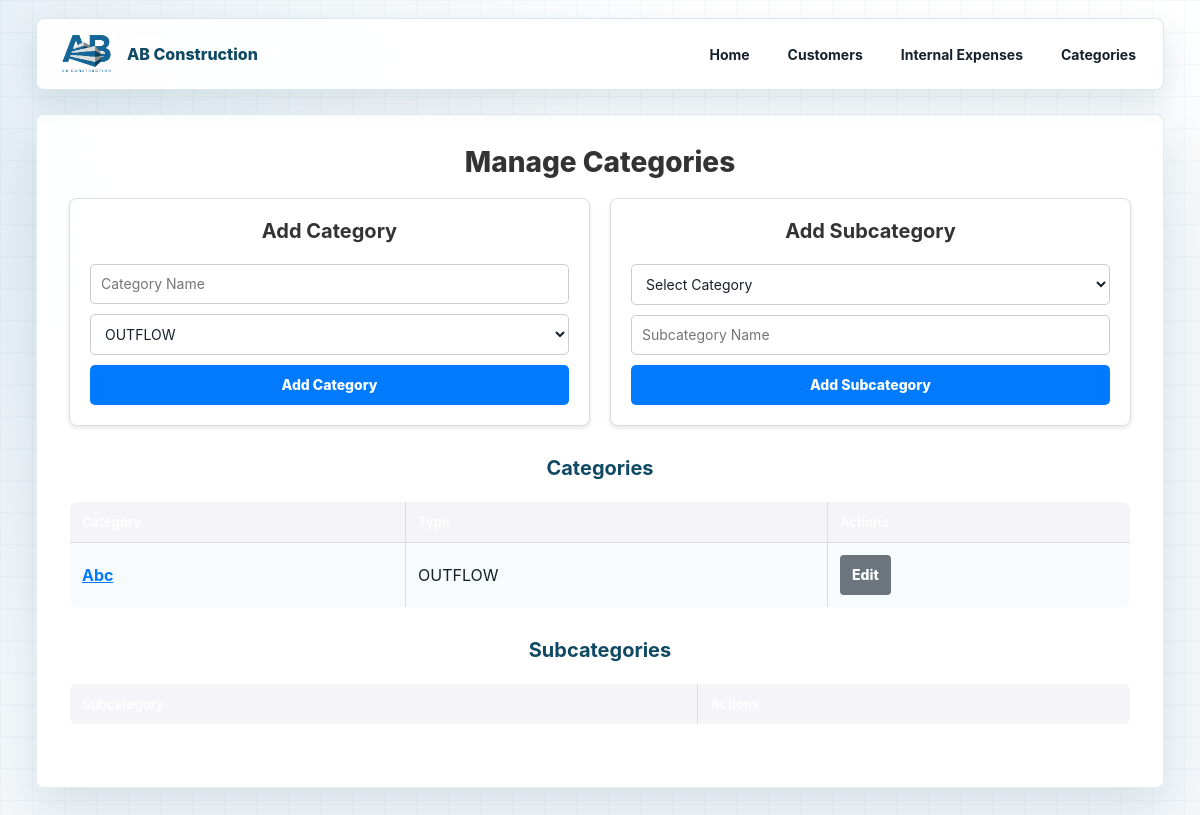
/categories, run on an earlier commit of the app's database.
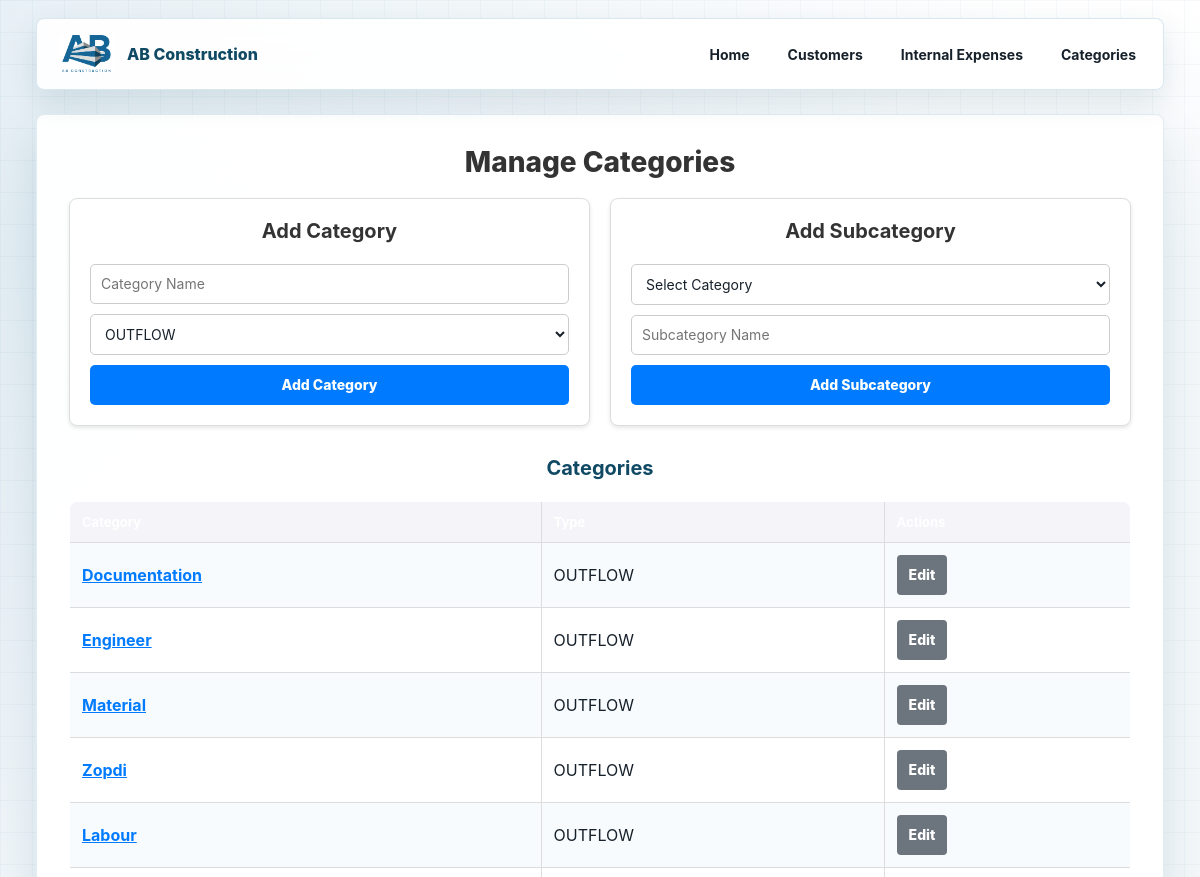
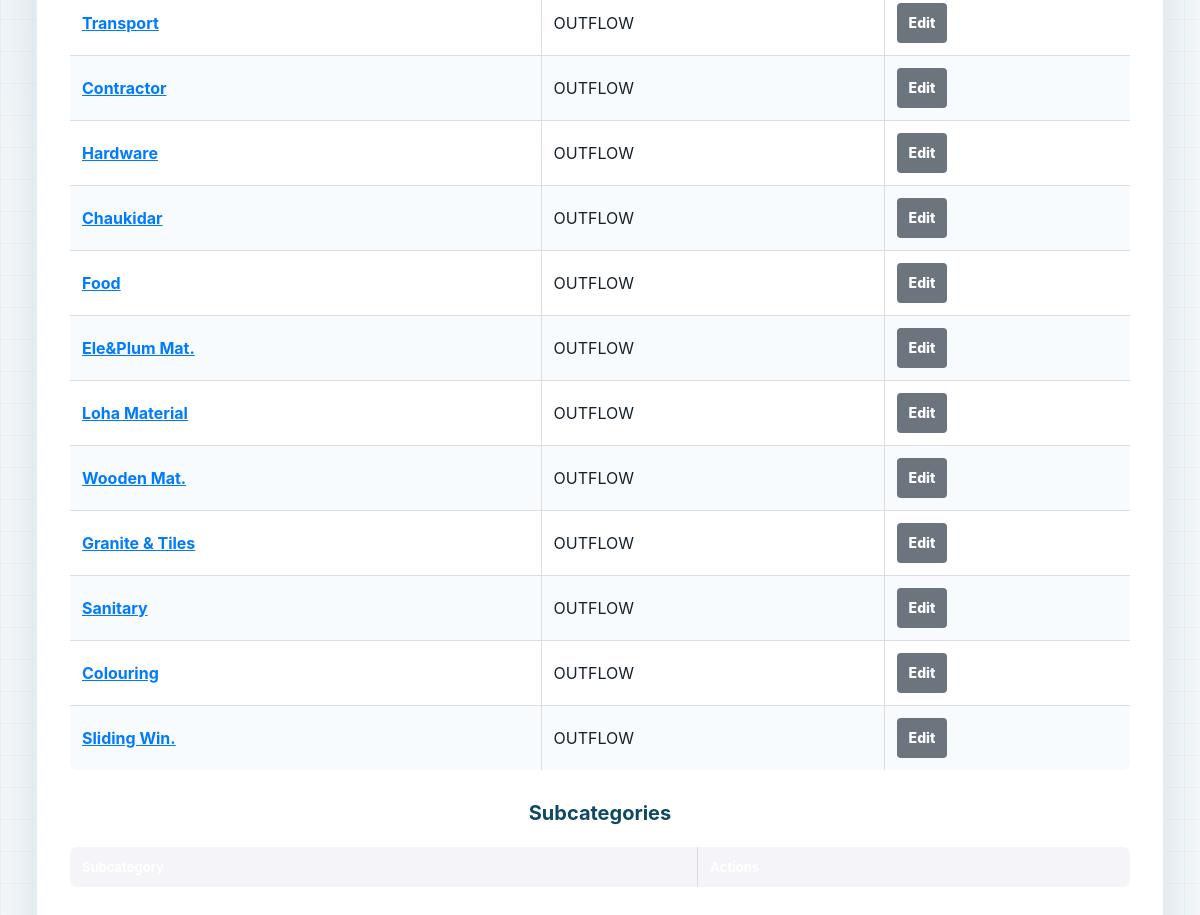
And on a later commit of the database (2 pictures, top to bottom).
### models.py (models this page shows)
class Category(db.Model):
  id = db.Column(db.Integer, primary_key=True)
  name = db.Column(db.String(50), nullable=False, unique=True)
  type = db.Column(db.String(10), nullable=False)  # inflow or outflow

### abconstruction.py (the view, shortened to what this page needs)
@app.route('/categories', methods=['GET', 'POST'])
def manage_categories():
  categories = Category.query.all()
  subcategories = Subcategory.query.all()
  return render_template('categories.html', categories=categories, subcategories=subcategories)

### templates/categories.html (shortened to what this page needs)
<!DOCTYPE html>
<html lang="en">
<head>
  <link rel="stylesheet" href="{{ url_for('static', filename='styles.css') }}">
</head>
<body>
  <div class="navigation">
    <a href="{{ url_for('dashboard') }}" class="brand-link" aria-label="AB Construction dashboard">
      <img src="{{ url_for('static', filename='images/ab-construction-logo.png') }}" alt="AB Construction">
      <span>AB Construction</span>
    </a>
    <nav class="nav-links" aria-label="Primary navigation">
      <a href="{{ url_for('dashboard') }}">Home</a>
      <a href="{{ url_for('manage_customers') }}">Customers</a>
      <a href="{{ url_for('manage_expenses') }}">Internal Expenses</a>
      <a href="{{ url_for('manage_categories') }}">Categories</a>
    </nav>
  </div>
  <div class="container">
    <header>
      <h1 class="page-title">Manage Categories</h1>
    </header>
    <section class="form-container-row">
      <div class="form-box">
        <h2>Add Category</h2>
        <form action="/categories" method="POST">
          <input type="text" name="name" placeholder="Category Name" required>
          <select name="type" required>
            <option value="OUTFLOW">OUTFLOW</option>
          </select>
          <button type="submit" class="btn btn-primary">Add Category</button>
        </form>
      </div>
      <div class="form-box">
        <h2>Add Subcategory</h2>
        <form action="/categories" method="POST">
          <select name="category_id" required>
            <option value="">Select Category</option>
          </select>
          <input type="text" name="subcategory_name" placeholder="Subcategory Name" required>
          <button type="submit" class="btn btn-primary">Add Subcategory</button>
        </form>
      </div>
    </section>
    <section class="table-section">
      <h2>Categories</h2>
      <table class="styled-table">
        <thead>
          <tr>
            <th>Category</th>
            <th>Type</th>
            <th>Actions</th>
          </tr>
        </thead>
        <tbody>
          {% for category in categories %}
            <tr onclick="showSubcategories({{ category.id }})">
              {% if category.name|lower != 'moneyflow' %}
                <td class="clickable">{{ category.name }}</td>
                <td>{{ category.type }}</td>
                <td>
                    <button class="btn btn-secondary" onclick="editCategory({{ category.id }}, '{{ category.name }}')">Edit</button>
                </td>
              {% endif %}
            </tr>
          {% endfor %}
        </tbody>
      </table>
    </section>
    <section class="table-section">
      <h2>Subcategories</h2>
      <table class="styled-table" id="subcategory-table">
        <thead>
          <tr>
            <th>Subcategory</th>
            <th>Actions</th>
          </tr>
        </thead>
      </table>
    </section>
  </div>
</body>
</html>

### templates/categories.html (style rules this page uses)
h2 { text-align: center; }
.page-title { text-align: center; font-size: 28px; margin-bottom: 20px; color: #333; }
.form-container-row { display: flex; gap: 20px; margin-bottom: 30px; }
.form-box { flex: 1; padding: 20px; background-color: #fff; border: 1px solid #ddd; border-radius: 8px; box-shadow: 0 2px 4px rgba(0, 0, 0, 0.1); }
.form-box h2 { margin-bottom: 20px; font-size: 20px; color: #333; }
.form-box form { display: flex; flex-direction: column; gap: 10px; }
.form-box input, .form-box select { padding: 10px; border: 1px solid #ccc; border-radius: 5px; font-size: 14px; }
.form-box button { padding: 10px; background-color: #007bff; color: white; border: none; border-radius: 5px; font-size: 14px; cursor: pointer; transition: background-color 0.3s ease; }
.table-section { margin-bottom: 30px; }
.styled-table { width: 100%; border-collapse: collapse; margin-top: 20px; text-align: left; }
.styled-table th, .styled-table td { padding: 12px; border: 1px solid #ddd; }
.styled-table th { background-color: #f4f4f9; font-weight: bold; }
.clickable { color: #007bff; text-decoration: underline; cursor: pointer; }
.btn-secondary { background-color: #6c757d; color: white; padding: 8px 12px; border: none; border-radius: 4px; font-size: 14px; cursor: pointer; transition: background-color 0.3s ease; }

What changed in the data, as far as the page shows it:
changed Category: name "Abc" → "Documentation"
added Category: name "Engineer", type "OUTFLOW"
added Category: name "Material", type "OUTFLOW"
added Category: name "Zopdi", type "OUTFLOW"
added Category: name "Labour", type "OUTFLOW"
added Category: name "Transport", type "OUTFLOW"
added Category: name "Contractor", type "OUTFLOW"
added Category: name "Hardware", type "OUTFLOW"
added Category: name "Chaukidar", type "OUTFLOW"
added Category: name "Food", type "OUTFLOW"
added Category: name "Ele&Plum Mat.", type "OUTFLOW"
added Category: name "Loha Material", type "OUTFLOW"
added Category: name "Wooden Mat.", type "OUTFLOW"
added Category: name "Granite & Tiles", type "OUTFLOW"
added Category: name "Sanitary", type "OUTFLOW"
added Category: name "Colouring", type "OUTFLOW"
added Category: name "Sliding Win.", type "OUTFLOW"
